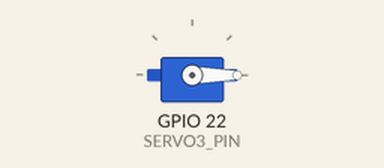
Recording of a sketch running on a simulated ESP32. Parts: servo. What the sketch prints to the serial monitor is not drawn.

Above: at 1.05 s.
Timing chart, 0 to 5.6 s (numbered marks = the images above):
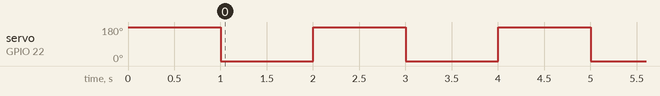

The sketch:

test_servo3.ino
```cpp
// ===== TEST SERVO 3 =====
// Servo moves: 180° → 0° → 180° (loop forever, 1 second interval)

#include <ESP32Servo.h>

// [HARDWARE COMPONENTS]
// - 1x Servo motor

// [PIN CONNECTIONS]
#define SERVO3_PIN 22  // Servo 3 connected to GPIO 22

// [TIMING REQUIREMENTS]
#define DELAY_TIME 1000  // 1 second between movements

Servo servo3;

void setup() {
  Serial.begin(115200);
  Serial.println("=== SERVO 3 TEST ===");

  // Initialize servo
  ESP32PWM::allocateTimer(0);
  servo3.setPeriodHertz(50);
  servo3.attach(SERVO3_PIN, 500, 2500);

  // Start at 180°
  servo3.write(180);
  Serial.println("Servo initialized at 180°");
  delay(1000);
}

void loop() {
  // Move to 0°
  Serial.println("Moving to 0°...");
  servo3.write(0);
  delay(DELAY_TIME);

  // Move to 180°
  Serial.println("Moving to 180°...");
  servo3.write(180);
  delay(DELAY_TIME);
}
```

Measured:
- by itself, servo on GPIO 22 (SERVO3_PIN): alternates 180° for 1.0 s and 0° for 1.0 s
